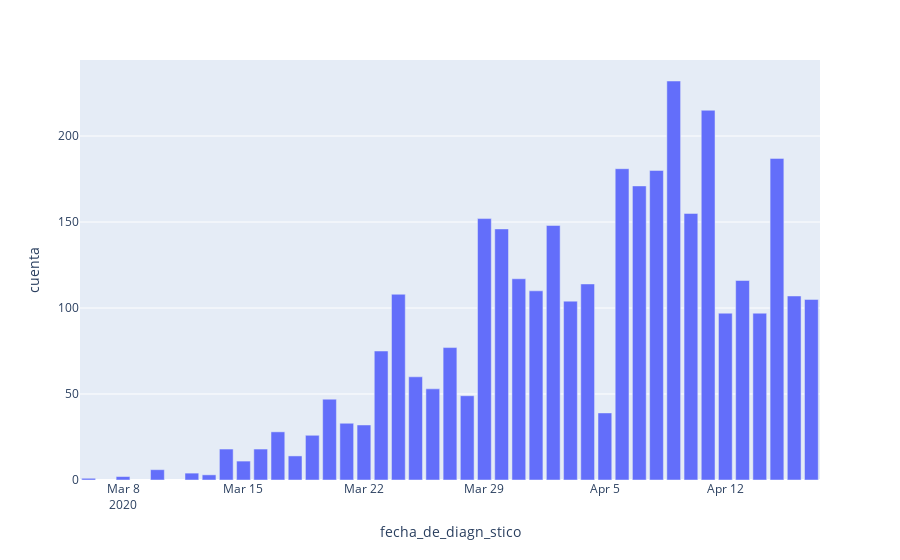

This figure's notebook cell:
### Code cell
px.bar(data_frame=cuenta, x="fecha_de_diagn_stico", y="cuenta")

### Figure 1 — Plotly figure (JSON) as saved in the notebook; plotly's stock layout.template omitted (floating-point values rounded to 4 significant figures)
{"data": [{"alignmentgroup": "True", "hoverlabel": {"namelength": 0}, "hovertemplate": "fecha_de_diagn_stico=%{x}<br>cuenta=%{y}", "legendgroup": "", "marker": {"color": "#636efa"}, "name": "", "offsetgroup": "", "orientation": "v", "showlegend": false, "textposition": "auto", "type": "bar", "x": ["2020-03-06T00:00:00", "2020-03-08T00:00:00", "2020-03-10T00:00:00", "2020-03-12T00:00:00", "2020-03-13T00:00:00", "2020-03-14T00:00:00", "2020-03-15T00:00:00", "2020-03-16T00:00:00", "2020-03-17T00:00:00", "2020-03-18T00:00:00", "2020-03-19T00:00:00", "2020-03-20T00:00:00", "2020-03-21T00:00:00", "2020-03-22T00:00:00", "2020-03-23T00:00:00", "2020-03-24T00:00:00", "2020-03-25T00:00:00", "2020-03-26T00:00:00", "2020-03-27T00:00:00", "2020-03-28T00:00:00", "2020-03-29T00:00:00", "2020-03-30T00:00:00", "2020-03-31T00:00:00", "2020-04-01T00:00:00", "2020-04-02T00:00:00", "2020-04-03T00:00:00", "2020-04-04T00:00:00", "2020-04-05T00:00:00", "2020-04-06T00:00:00", "2020-04-07T00:00:00", "2020-04-08T00:00:00", "2020-04-09T00:00:00", "2020-04-10T00:00:00", "2020-04-11T00:00:00", "2020-04-12T00:00:00", "2020-04-13T00:00:00", "2020-04-14T00:00:00", "2020-04-15T00:00:00", "2020-04-16T00:00:00", "2020-04-17T00:00:00"], "xaxis": "x", "y": [1, 2, 6, 4, 3, 18, 11, 18, 28, 14, 26, 47, 33, 32, 75, 108, 60, 53, 77, 49, 152, 146, 117, 110, 148, 104, 114, 39, 181, 171, 180, 232, 155, 215, 97, 116, 97, 187, 107, 105], "yaxis": "y"}], "layout": {"barmode": "relative", "legend": {"tracegroupgap": 0}, "margin": {"t": 60}, "xaxis": {"anchor": "y", "domain": [0, 1], "title": {"text": "fecha_de_diagn_stico"}}, "yaxis": {"anchor": "x", "domain": [0, 1], "title": {"text": "cuenta"}}}}
